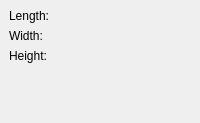
        <widget class="QWidget" name="Page1_box">
         <layout class="QGridLayout">
          <property name="margin">
           <number>9</number>
          </property>
          <property name="spacing">
           <number>6</number>
          </property>
          <item row="1" column="0">
           <spacer>
            <property name="orientation">
             <enum>Qt::Vertical</enum>
            </property>
            <property name="sizeType">
             <enum>QSizePolicy::Expanding</enum>
            </property>
            <property name="sizeHint" stdset="0">
             <size>
              <width>20</width>
              <height>51</height>
             </size>
            </property>
           </spacer>
          </item>
          <item row="0" column="0">
           <layout class="QGridLayout">
            <property name="margin">
             <number>0</number>
            </property>
            <property name="spacing">
             <number>6</number>
            </property>
            <item row="1" column="2">
             <widget class="Gui::QuantitySpinBox" name="boxWidth">
              <property name="unit" stdset="0">
               <string notr="true">mm</string>
              </property>
              <property name="value">
               <double>10.000000000000000</double>
              </property>
             </widget>
            </item>
            <item row="2" column="2">
             <widget class="Gui::QuantitySpinBox" name="boxHeight">
              <property name="unit" stdset="0">
               <string notr="true">mm</string>
              </property>
              <property name="value">
               <double>10.000000000000000</double>
              </property>
             </widget>
            </item>
            <item row="2" column="0">
             <widget class="QLabel" name="textLabel4">
              <property name="text">
               <string>Height:</string>
              </property>
             </widget>
            </item>
            <item row="0" column="0">
             <widget class="QLabel" name="textLabel2">
              <property name="text">
               <string>Length:</string>
              </property>
             </widget>
            </item>
            <item row="1" column="0">
             <widget class="QLabel" name="textLabel3">
              <property name="text">
               <string>Width:</string>
              </property>
             </widget>
            </item>
            <item row="0" column="2">
             <widget class="Gui::QuantitySpinBox" name="boxLength">
              <property name="unit" stdset="0">
               <string notr="true">mm</string>
              </property>
              <property name="value">
               <double>10.000000000000000</double>
              </property>
             </widget>
            </item>
           </layout>
          </item>
         </layout>
        </widget>
